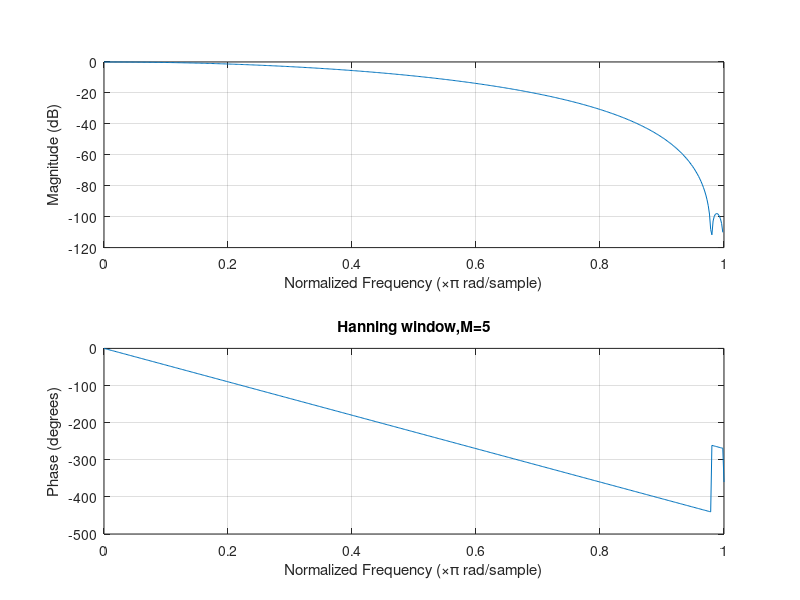
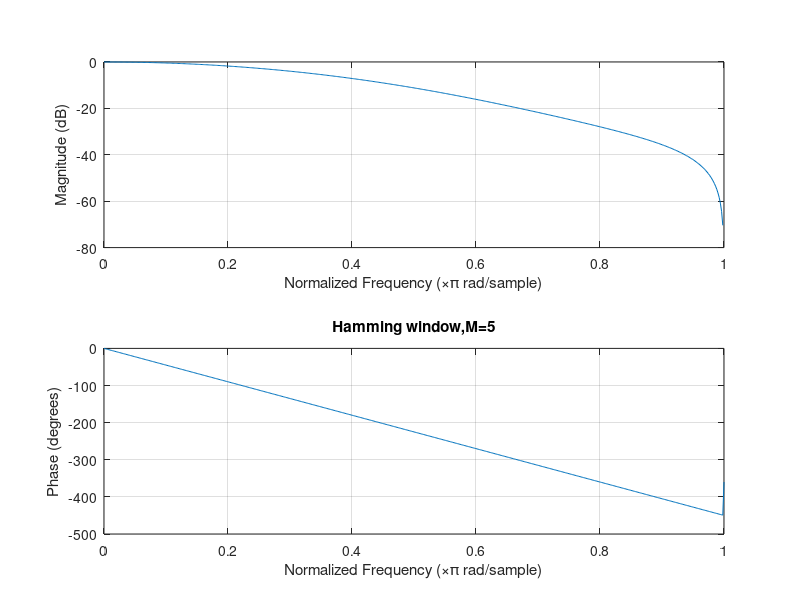
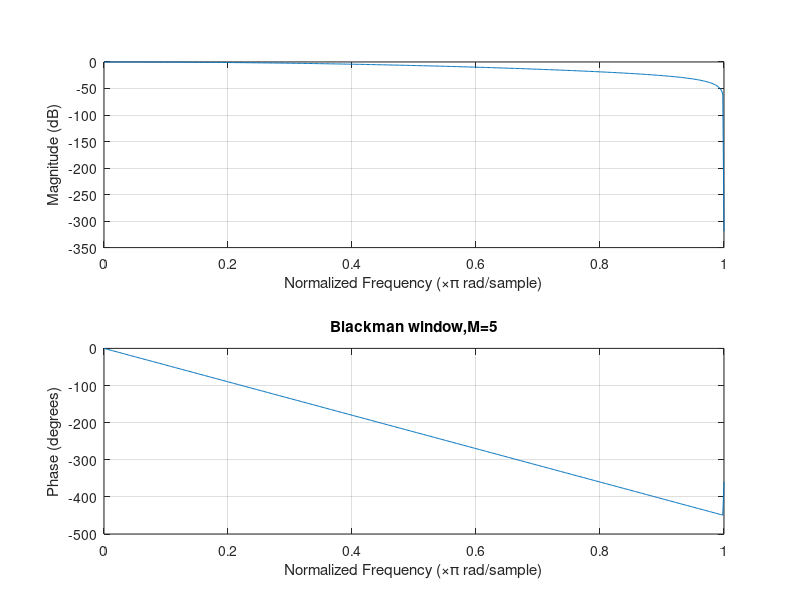
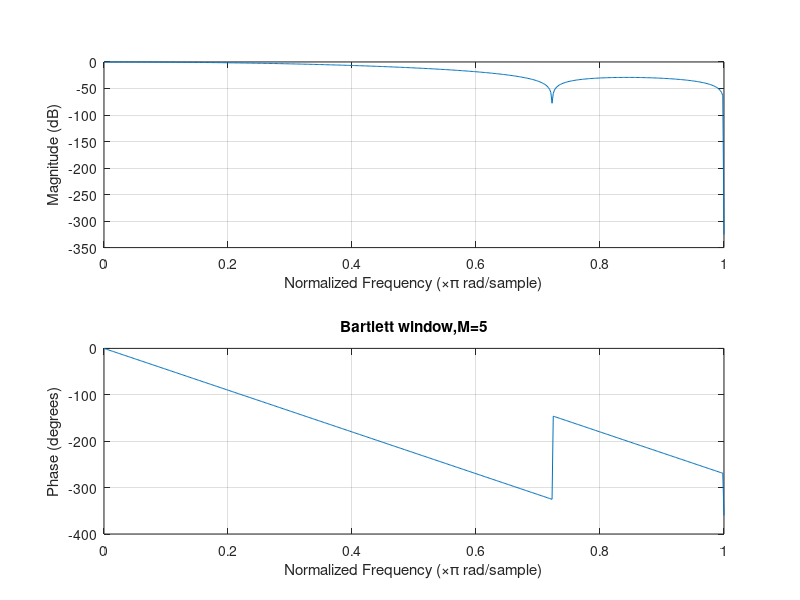

Source code (MATLAB) for these figures, in order:
w_p=0.2*pi;
M = input('Enter order of filter:');
h_hann=fir1 (M,w_p/pi,hann(M+1));
h_hamm=fir1 (M,w_p/pi,hamming(M+1));
h_blackman=fir1 (M,w_p/pi,blackman(M+1));
h_bartlett=fir1 (M,w_p/pi,bartlett(M+1));
freqz(h_hann,1,512);title(['Hanning window,M=',int2str(M)]);
figure;
freqz(h_hamm,1,512);title(['Hamming window,M=',int2str(M)]);
figure;
freqz(h_blackman,1,512);title(['Blackman window,M=',int2str(M)]);
figure;
freqz(h_bartlett,1,512);title(['Bartlett window,M=',int2str(M)]);
figure;
n=0:M;
subplot(2,2,1),stem(n,h_hann);
title(['Hanning window, M=',int2str(M)]);
subplot(2,2,2),stem(n,h_hamm);
title(['Hamming window, M=',int2str(M)]);
subplot(2,2,3),stem(n,h_blackman);
title(['Blackman window, M=',int2str(M)]);
subplot(2,2,4),stem(n,h_bartlett);
title(['Bartlett window, M=',int2str(M)]);
figure;
subplot(2,2,1),zplane(h_hann,1);
title(['Hanning window, M=',int2str(M)]);
subplot(2,2,2),zplane(h_hamm,1);
title(['Hamming window, M=',int2str(M)]);
subplot(2,2,3),zplane(h_blackman,1);
title(['Blackman window, M=',int2str(M)]);
subplot(2,2,4),zplane(h_bartlett,1);
title(['Bartlett window, M=',int2str(M)]);
